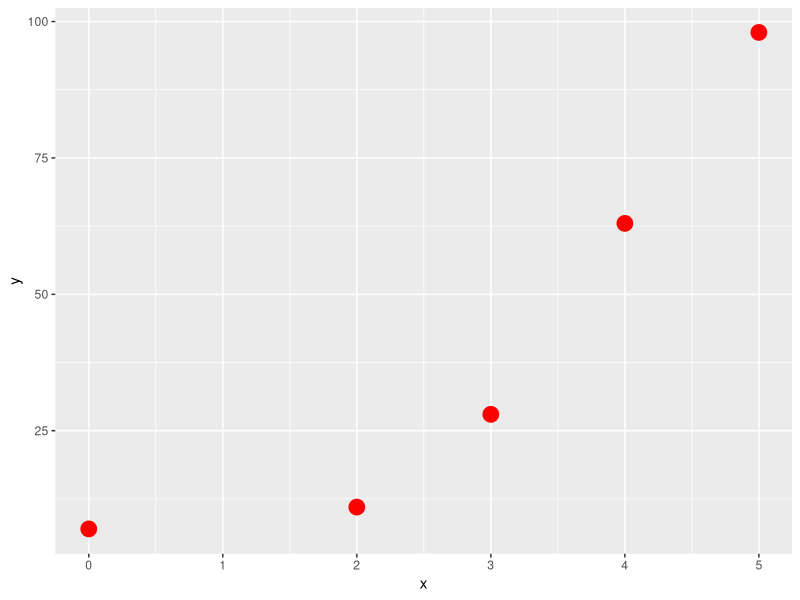
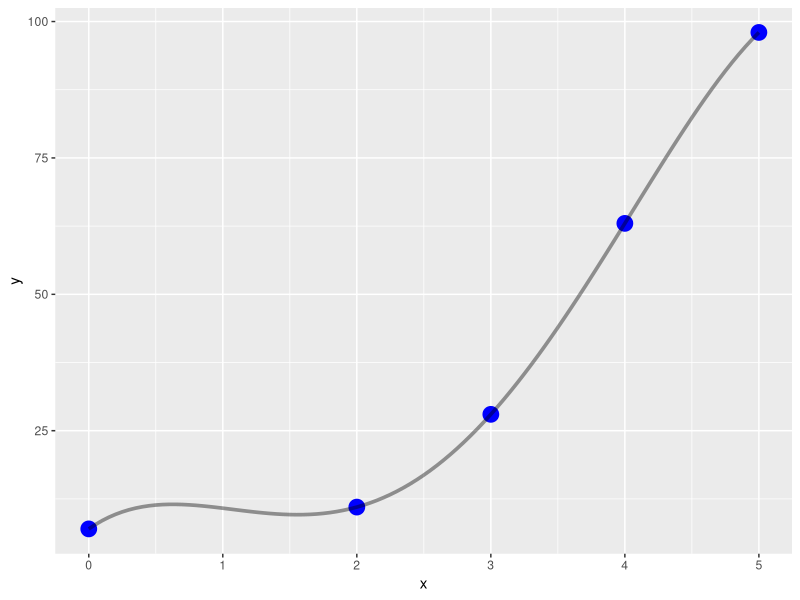

These figures' R source, in order:
##install.packages('polynom')
library(polynom)
library(ggplot2)

x <- c(0, 2, 3, 4,5)
y <- c(7, 11, 28, 63,98)

dat <- data.frame(cbind(x, y))

ggplot(dat, aes(x=x, y=y)) + 
  geom_point(size=5, col='red')

poly.calc(x, y)

f <- function(x) {
  return(7 + 17.2*x - 20.8*x^2 + 8.2*x^3 - 0.8*x^4)      #need to change 
}

ggplot(dat, aes(x=x, y=y)) + 
  geom_point(size=5, col='blue') + 
  stat_function(fun = f, size=1.25, alpha=0.4)

